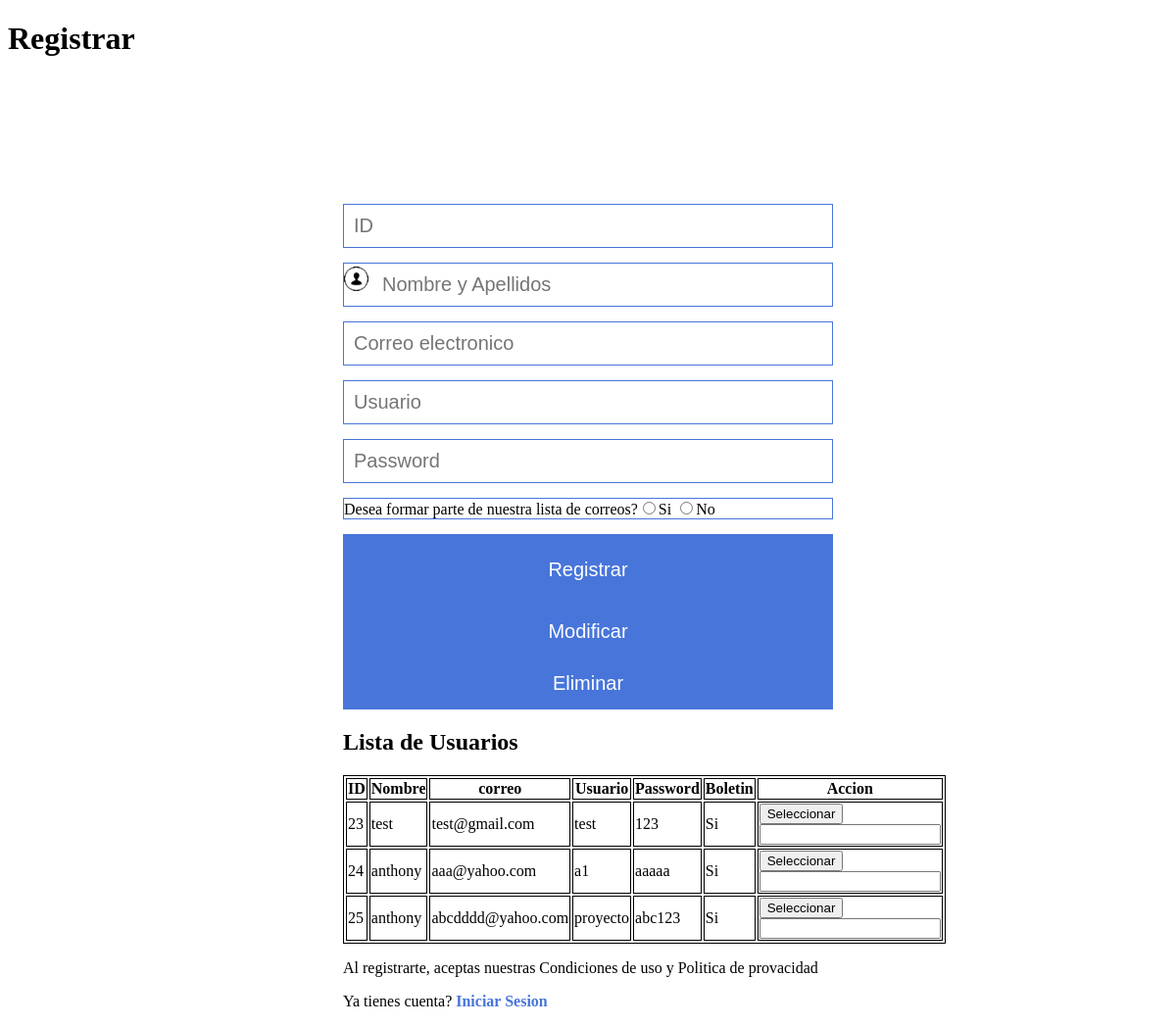
Page /Proyecto_DAWG1/register.php on the committed database.
### tables this page shows
CREATE TABLE `registro` (
  `ID_Usuario` int(9) NOT NULL,
  `Nombre_Completo` varchar(80) NOT NULL,
  `Correo_Usuario` varchar(30) NOT NULL,
  `Nombre_Usuario` varchar(30) NOT NULL,
  `Contraseña_Usuario` varchar(30) NOT NULL,
  `Recibir_Correos` varchar(2) NOT NULL
);

### Proyecto_DAWG1/conexion.php (called while the page is built)
<?php
class Cconexion{
    public static function ConexionBD(){
        $host = 'localhost';
        $dbname = 'daw';
        $username = 'root';
        $password = '';
        try{
            $conn = new PDO ("mysql:host=$host;port=3306;dbname=$dbname",$username,$password);
        }
        catch(PDOException $pe){
            die ("No se logro conectar al servidor".$pe->getMessage);
        }
        return $conn;
    }
}
?>

### Proyecto_DAWG1/BDregistro.php (called while the page is built, shortened)
<?php
include_once "conexion.php";
class BDregistro{
    public static function mostrarUsuariosRegistrados(){
        $query = Cconexion::ConexionBD()->prepare("select * from registro");
        $query->execute();
        $data = $query->fetchAll();
        return $data;
    }
}
?>

### Proyecto_DAWG1/register.php (the view, shortened to what this page needs)
<!DOCTYPE html>
<html lang="en">
<head>
    <link rel="stylesheet" href="csslogin/style.css">
</head>
<body>
<h1>Registrar</h1>
    <form class = "formulario" action="BDregistro.php" method ="post">
    <div class = "contenedor">
    <div class = "contenedor">
                <div class="input-contenedor">
                    <input type="text" placeholder="ID" name="ID" id="ID" readonly="readonly">
                </div>
        <div class = "contenedor">
            <div class="input-contenedor">
                <img id="user2" src="IMAGENES/user.png" height= "25px"   >
                <input type="text" placeholder="Nombre y Apellidos" name="nombre" id="nombre">
            </div>
            <div class = "contenedor">
                <div class="input-contenedor">
                    <input type="text" placeholder="Correo electronico" name="correo" id="correo">
                </div>
                <div class = "contenedor">
                    <div class="input-contenedor">
                        <input type="text" placeholder="Usuario" name="usuario" id="usuario">
                    </div>
                    <div class = "contenedor">
                        <div class="input-contenedor">
                            <input type="password" placeholder="Password" name="contrasena" id="contrasena">
                        </div>
                    <div class = "contenedor">
                        <div class="input-contenedor">
                            Desea formar parte de nuestra lista de correos?<input type="radio" name="boletin" id="boletin" value="Si">Si
                            <input type="radio" name="boletin" id="boletin"  value="No">No
                        </div>
                        </form>
                        <input type="submit" value="Registrar" class="boton" name="registrar" id="registrar">
                        <input type="submit" value="Modificar" class="boton" name="modificar" id="modificar">
                        <input type="submit" value="Eliminar" class="boton" name="eliminar" id="eliminar">
                        <h2>Lista de Usuarios</h2>
                        <div>
                            <table id="tabla1">
                                <tr>
                                    <th>ID</th>
                                    <th>Nombre</th>
                                    <th>correo</th>
                                    <th>Usuario</th>
                                    <th>Password</th>
                                    <th>Boletin</th>
                                    <th>Accion</th>
                                </tr>
                                <tbody>
                                    <?php
                                    include_once('BDRegistro.php');
                                    $consulta = BDregistro::mostrarUsuariosRegistrados();
                                    foreach($consulta as $fila){
                                        echo "<tr>";
                                        echo "<td>".$fila['ID_Usuario']."</td>";
                                        echo "<td>".$fila['Nombre_Completo']."</td>";
                                        echo "<td>".$fila['Correo_Usuario']."</td>";
                                        echo "<td>".$fila['Nombre_Usuario']."</td>";
                                        echo "<td>".$fila['Contraseña_Usuario']."</td>";
                                        echo "<td>".$fila['Recibir_Correos']."</td>";
                                        echo "<td>"."<input type =\"button\" value=\"Seleccionar\" onClick = \"Seleccionar()\"><input>".
                                        "</td>";
                                        echo "</tr>";
                                    }
                                    ?>
                                </tbody>
                            </table>
                        </div>
                        <p>Al registrarte, aceptas nuestras Condiciones de uso y Politica de provacidad</p>
                        <p>Ya tienes cuenta? <a class="link" href="login.php">Iniciar Sesion</a></p>
</body>
</html>

### Proyecto_DAWG1/csslogin/style.css (style rules this page uses)
input[type="text"],input[type="password"] { font-size: 20px; width: 82%; padding: 10px; border: none; }
.input-contenedor { margin-bottom: 15px; border: 1px solid #4775da; }
.boton { border: none; width: 100%; color: white; background-color: #4775da; font-size: 20px; padding: 15px 20px; cursor: pointer; }
.link { text-decoration: none; color: #4775da; font-weight: 600; }
@media (min-width:768px) { .formulario { margin: auto; width: 500px; margin-top: 150px; border-radius: 2%; } }
#registrar { padding: 5%; }

### Proyecto_DAWG1/register.php (style rules this page uses)
table, th, td { border : 1px solid black }

### rows in the picture
registro: ID_Usuario "23", Nombre_Completo "test", Correo_Usuario "test@gmail.com", Nombre_Usuario "test", Contraseña_Usuario "123", Recibir_Correos "Si"
registro: ID_Usuario "24", Nombre_Completo "anthony", Correo_Usuario "aaa@yahoo.com", Nombre_Usuario "a1", Contraseña_Usuario "aaaaa", Recibir_Correos "Si"
registro: ID_Usuario "25", Nombre_Completo "anthony", Correo_Usuario "abcdddd@yahoo.com", Nombre_Usuario "proyecto", Contraseña_Usuario "abc123", Recibir_Correos "Si"
